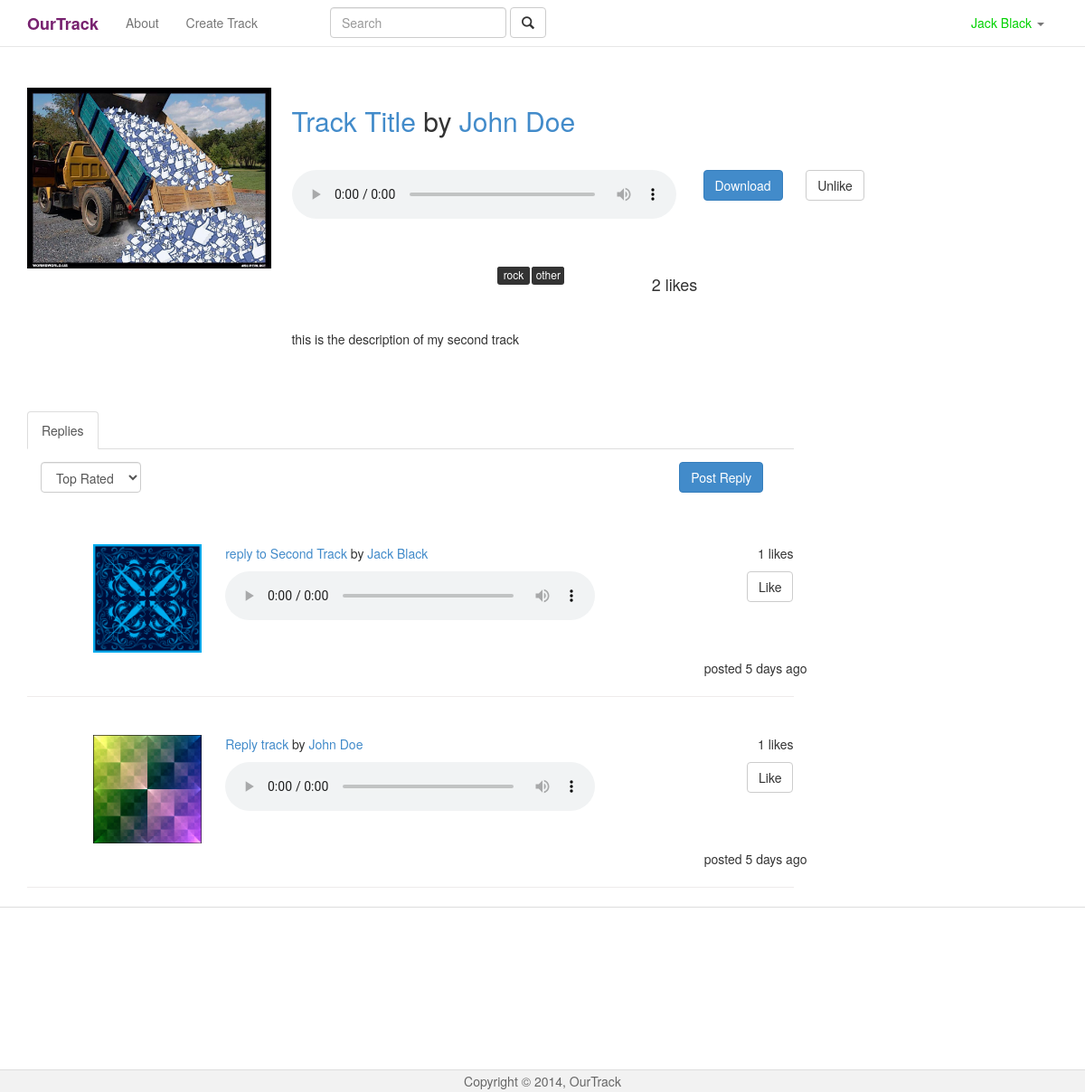
/track.php?id=2 (signed in), run on the app's committed database.
### tables this page shows
CREATE TABLE `users` (
  `id` int(11) NOT NULL AUTO_INCREMENT,
  `email` varchar(60) NOT NULL,
  `username` varchar(60) NOT NULL,
  `password` varchar(65) NOT NULL,
  `salt` varchar(32) NOT NULL,
  `bio` text NOT NULL,
  `picture` varchar(25) NOT NULL,
  PRIMARY KEY (`id`),
  UNIQUE KEY `email` (`email`)
);

CREATE TABLE `tracks` (
  `id` int(11) NOT NULL AUTO_INCREMENT,
  `owner_id` int(11) NOT NULL,
  `picture` varchar(30) NOT NULL,
  `source` varchar(30) NOT NULL,
  `title` varchar(100) NOT NULL,
  `description` text NOT NULL,
  `genre` varchar(30) NOT NULL,
  `withcollaborators` tinyint(1) NOT NULL,
  `likes` int(11) NOT NULL,
  `created_at` timestamp NOT NULL DEFAULT CURRENT_TIMESTAMP ON UPDATE CURRENT_TIMESTAMP,
  PRIMARY KEY (`id`)
);

CREATE TABLE `tags` (
  `id` bigint(20) NOT NULL AUTO_INCREMENT,
  `name` varchar(30) NOT NULL,
  PRIMARY KEY (`id`),
  UNIQUE KEY `name` (`name`)
);

CREATE TABLE `replies` (
  `id` int(11) NOT NULL AUTO_INCREMENT,
  `track_id` int(11) NOT NULL,
  `owner_id` int(11) NOT NULL,
  `picture` varchar(30) NOT NULL,
  `source` varchar(30) NOT NULL,
  `title` varchar(100) NOT NULL,
  `description` text NOT NULL,
  `likes` int(11) NOT NULL,
  `created_at` timestamp NOT NULL DEFAULT CURRENT_TIMESTAMP ON UPDATE CURRENT_TIMESTAMP,
  PRIMARY KEY (`id`)
);

### classes/Database.php (called while the page is built, shortened)
<?php
class Database {
	private static $instance = null;
	private $pdo;
	private $error = false;
	private $results;
	private $count = 0;
	private function __construct() {
		try {
			$this->pdo = new PDO('mysql:host=127.0.0.1;dbname=OurTrack', 'root', 'root');
		} catch (PDOException $e) {
			die($e->getMessage());
		}
	}
	public static function getInstance() {
		if (!isset(self::$instance)) {
			self::$instance = new Database();
		}
		return self::$instance;
	}
	public function fetchToClass($sql, $class) {
		$this->query = $this->pdo->query($sql);
		if ($this->query->execute()) {
			$this->results = $this->query->fetchAll(PDO::FETCH_CLASS, $class);
			$this->count = $this->query->rowCount();
		}
		return $this->results;
	}
	public function query($sql, $params = array()) {
		$this->error = false;
		if ($this->query = $this->pdo->prepare($sql)) {
			if (count($params)) {
				$count = 1;
				foreach ($params as $param) {
					$this->query->bindValue($count, $param);
					$count++;
				}
			}
			if ($this->query->execute()) {
				$this->results = $this->query->fetchAll(PDO::FETCH_OBJ);
				$this->count = $this->query->rowCount();
			} else {
				$this->error = true;
			}
		}
		return $this;
	}
	public function action($action, $table, $where = array()) {
		if (count($where) === 3) {
			$operators = array('=', '>', '<', '<=', '>=');
			$column = $where[0];
			$operator = $where[1];
			$value = $where[2];
			if (in_array($operator, $operators)) {
				$sql = "{$action} FROM {$table} WHERE {$column} {$operator} ?";
				if (!$this->query($sql, array($value))->error()) {
					return $this;
				}
			}
		}
	}
	public function get($table, $where) {
		return $this->action("SELECT *", $table, $where);
	}
	public function error() {
		return $this->error;
	}
	public function count() {
		return $this->count;
	}
	public function results() {
		return $this->results;
	}
	public function first() {
		return $this->results()[0];
	}
}
?>

### classes/User.php (called while the page is built, shortened)
<?php
class User {
	private $db;
	private $loggedIn;
	public function __construct($user = null) {
		$this->db = Database::getInstance();
		$this->sessionName = $GLOBALS['config']['session']['session_name'];
		if (!$user) {
			if (Session::exists($this->sessionName)) {
				$user = Session::get($this->sessionName);
				if ($this->find($user)) {
					$this->loggedIn = true;
				} else {
				}
			}
		} else {
			$this->find($user);
		}
	}
	public function find($user = null) {
		if ($user) {
			$field = (is_numeric($user)) ? 'id' : 'email';
			$data = $this->db->get('users', array($field, '=', $user));
			if ($data->count()) {
				$this->id = $data->first()->id;
				$this->username = $data->first()->username;
				return true;
			}
		}
		return false;
	}
	public function isLoggedIn() {
		return $this->loggedIn;
	}
}
?>

### classes/Session.php (called while the page is built, shortened)
<?php
class Session {
	public static function exists($key) {
		return (isset($_SESSION[$key])) ? true : false;
	}
	public static function get($key) {
		return $_SESSION[$key];
	}
}
?>

### classes/Input.php (called while the page is built, shortened)
<?php
class Input {
	public static function get($name) {
		if (isset($_POST[$name])) {
			return $_POST[$name];
		} else if (isset($_GET[$name])) {
			return $_GET[$name];
		} else {
			return '';
		}
	}
}
?>

### functions/sanitize.php (called while the page is built)
<?php
function escape($string) {
	return htmlentities($string, ENT_QUOTES, 'UTF-8');
}
?>

### classes/Track.php (called while the page is built, shortened)
<?php
class Track {
	public $id;
	public $owner_id;
	public $withcollaborators;
	public function displayFull() {
		$owner = new User($this->owner_id);
		$tags = Database::getInstance()->fetchToClass("SELECT * FROM tags WHERE `id` IN (SELECT `tag_id` FROM tagmaps WHERE `type` = 'track' AND `track_id`=".$this->id.")", "Tag");
		include 'includes/trackFull.php';
	}
	public function userLikesTrack() {
		if (!isset($user)) {
			$user = new User();
		}
		if ($user->isLoggedIn()) {
			$likeQuery = Database::getInstance()->query("SELECT * FROM likes WHERE `track_id`= ? AND `user_id`=?", array($this->id, $user->id));
			if ($likeQuery->count() > 0) {
				$likesTrack = true;
			} else {
				$likesTrack = false;
			}
		} else {
			$likesTrack = false;
		}
		return $likesTrack;
	}
	public function userCanSeeTrack() {
		if ($this->withcollaborators) {
			if (!isset($user)) {
				$user = new User();
			}
			if ($user->isLoggedIn()) {
				$user1results = Database::getInstance()->query("SELECT `user1_id` FROM collaborators WHERE `user2_id`=".$this->owner_id)->results();
			    $allIds = array();
			    foreach($user1results as $user1result) {
			      array_push($allIds, $user1result->user1_id);
			    }
			    if (in_array($user->id, $allIds)) {
			    	return true;
			    } else {
			    	return false;
			    }
			} else {
				return false;
			}
		} else {
			return true;
		}
	}
}
?>

### classes/Sort.php (called while the page is built)
<?php
class Sort {
	public $replies;
	public function __construct($r) {
		$this->replies = $r;
	}
	public function cmp($a,$b)
	{
		if ($a->likes == $b->likes) {
        return 0;
    	}
    	return ($a->likes > $b->likes) ? -1 : 1;
	}
	public function sortByLikes()
	{
		usort($this->replies, array($this, 'cmp'));
		return $this->replies;
	}
}
?>

### classes/Reply.php (called while the page is built, shortened)
<?php
class Reply {
	public $owner_id;
	public function displayMini($ownerIsViewing) {
		$owner = new User($this->owner_id);
		$tags = Database::getInstance()->fetchToClass("SELECT * FROM tags WHERE `id` IN (SELECT `tag_id` FROM tagmaps WHERE `type` = 'reply' AND `track_id`=".$this->id.")", "Tag");
		include 'includes/replyMini.php';
	}
	public function userLikesReply() {
		if (!isset($user)) {
			$user = new User();
		}
		if ($user->isLoggedIn()) {
			$likeQuery = Database::getInstance()->query("SELECT * FROM rlikes WHERE `reply_id`= ? AND `user_id`=?", array($this->id, $user->id));
			if ($likeQuery->count() > 0) {
				$likesReply = true;
			} else {
				$likesReply = false;
			}
		} else {
			$likesReply = false;
		}
		return $likesReply;
	}
}
?>

### includes/replyMini.php (the view, shortened to what this page needs)
<div class="col-xs-12 trackReply">
	<div class="row">
		<div class="col-xs-2 col-xs-offset-1 trackThumb">
			<img src=<?php echo '"trackImages/'.$this->picture.'"'; ?> width="120" height="120"  alt="Track Thumb"/>
		</div>
		<div class="col-xs-9">
			<div class="row">
				<div class="col-xs-6">
					<p><a href=<?php echo '"track.php?id='.$this->id.'"';?> class="trackTitle"><?php echo $this->title ?></a>
					by <a href=<?php echo '"profile.php?id='.$owner->id.'"';?> class="trackOwner"><?php echo $owner->username ?></a></p>
				</div>
				<div class="col-xs-2 col-xs-offset-4">
					<p style="float:right"><span class="numLikes"><?php echo $this->likes ?></span> likes</p>
				</div>
			</div>
			<div class="row audioSection">
				<div class="col-xs-8">
					<audio class="audioPlayer" controls="controls">
					<source src=<?php echo '"trackAudio/'.$this->source.'"';?> type="audio/mpeg" />
					</audio>
				</div>
				<div class="col-xs-4">
					<?php if ($this->userLikesReply()) { ?>
						<button type="button" class="btn btn-default right unlikeReply" value=<?php echo '"'.$this->id.'"'?>>Unlike</button>
					<?php } else { ?>
						<button type="button" class="btn btn-default right likeReply" value=<?php echo '"'.$this->id.'"'?>>Like</button>
					<?php } ?>
				</div>
			</div>
			<div class="row tagSection">
				<div class="trackCatDate">
					<span>posted<span class="daysSincePost"> 5</span> days ago</span>
				</div>
			</div>
		</div>
	</div>
</div>

### track.php (shortened to what this page needs)
<?php
if (Input::exists('get')) {
	$id = Input::get('id');
	$track = Database::getInstance()->fetchToClass("SELECT * FROM tracks WHERE `id`='".escape($id)."'", "Track");
	$user = new User();
	if (!$track[0]->userCanSeeTrack()) {
		Redirect::to('errors/private.php');
	}
	if ($user->isLoggedIn()) {
		if ($user->id == $track[0]->owner_id) {
			$ownerIsViewing = true;
		} else {
			$ownerIsViewing = false;
		}
	} else {
		$ownerIsViewing = false;
	}
}
?>
<!DOCTYPE html>
<html>
<head>
	<link href="bootstrap/css/bootstrap.min.css" rel="stylesheet" media="screen">
  <link href="css/mainLayout.css" rel="stylesheet">
  <link href="css/trackLayout.css" rel="stylesheet">
</head>
<body>
	<?php include 'includes/header.php' ?>
  <?php
  		$replies = Database::getInstance()->fetchToClass("SELECT * FROM replies WHERE `track_id`='".escape($id)."'", "Reply");
  		$sort = new Sort($replies);
  		$replies = $sort->sortByLikes();
  ?>
	<div class="container">
			<?php echo $track[0]->displayFull(); ?>
		<div class="row" style="margin-top: 60px;">
			<div class="col-xs-9">
				<ul class="nav nav-tabs">
				  <li class="active"><a href="#replies" data-toggle="tab">Replies</a></li>
				</ul>
				<div class="tab-content">
					<div class="tab-pane fade in active" id="replies">
					<div class="row">
						<div class="col-xs-12 dropDownSort">
							<div class="form-group col-xs-2">
								<select id="sortDropDown" class="form-control">
									<option value="top">Top Rated</option>
								</select>
							</div>
							<div class="col-xs-2 col-xs-offset-8">
								<?php if ($user->isLoggedIn()) { ?>
									<a href=<?php echo '"reply.php?id='.$id.'"'?><button type="button" class="btn btn-primary">Post Reply</button></a>
								<?php } else { ?>
									<button type="button" class="btn btn-primary" data-toggle="modal" data-target="#loginModal">Post Reply</button>
								<?php } ?>
							</div>
						</div>
					</div>
					<div id="replySection">
						<?php
						foreach($replies as $r)
						{
							echo $r->displayMini($ownerIsViewing);
						}
						 ?>
					</div>
					</div>
				</div>
			</div>
		</div>
	</div>
	<?php include 'includes/footer.php' ?>
</body>
</html>

### includes/header.php (shortened to what this page needs)
<nav class="navbar navbar-default navbar-fixed-top" role="navigation">
  <div class="container">
    <div class="navbar-header">
      <a class="navbar-brand" href="home.php"><strong>OurTrack</strong></a>
    </div>
    <div class="collapse navbar-collapse" id="bs-navbar-collapse-1">
      <ul class="nav navbar-nav">
        <li><a href="about.php">About</a></li>
        <li><a href="create.php"> Create Track</a></li>
      </ul>
      <ul class="nav navbar-nav">
        <li><div id="spacer"></div></li>
      </ul>
      <form class="navbar-form navbar-left" role="search">
          <div class="form-group">
            <input type="text" class="form-control" placeholder="Search">
          </div>
          <button type="submit" class="btn btn-default">
            <span class="glyphicon glyphicon-search"></span>
          </button>
        </form>
      <ul class="nav navbar-nav navbar-right">
        <?php
          $headerUser = new User();
          if ($headerUser->isLoggedIn()) { ?>
            <li class="dropdown">
              <a href="#" class="dropdown-toggle" style="color:rgb(0, 210, 0);" data-toggle="dropdown">
                 <?php echo $headerUser->username; ?>
                <b class="caret"></b>
              </a>
            </li>
          <?php } else { ?>
            <li><a href="signup.php"> Sign Up </a></li>
            <li><a href="login.php"> Log In </a></li>
          <?php }
        ?>
      </ul>
    </div>
  </div>
</nav>

### includes/trackFull.php (shortened to what this page needs)
<div class="row">
	<div class="col-xs-12">
		<div id="trackHead">
			<div class="row">
				<div class="col-xs-3 tCenter">
					<img src=<?php echo '"trackImages/'.$this->picture.'"'; ?> height="200" alt="mainTrackImg"/>
				</div>
				<div class="col-xs-7">
					<div class="row topTrackInfo">
						<div class="col-xs-12">
							<h2><a href=<?php echo '"track.php?id='.$this->id.'"';?> class="trackTitle">Track Title</a>
								by <a href=<?php echo '"profile.php?id='.$owner->id.'"';?> class="trackOwner"><?php echo $owner->username ?></a>
							</h2>
						</div>
					</div>
					<div class="row">
						<div class="col-xs-8">
							<audio class="topAudioPlayer" controls="controls">
									<source src=<?php echo '"trackAudio/'.$this->source.'"';?> type="audio/mpeg" />
							</audio>
						</div>
						<div class="col-xs-2">
							<a href=<?php echo '"trackAudio/'.$this->source.'"';?>target="_blank"><button type="button" class="btn btn-primary ">Download</button></a>
						</div>
						<div class="col-xs-2">
								<?php if($this->userLikesTrack()) { ?>
									<button type="button" class="btn btn-default unlikeTrack" value="1">Unlike</button>
								<?php } else { ?>
									<button type="button" class="btn btn-default likeTrack" value="1">Like</button>
								<?php } ?>
						</div>
					</div>
					<div class="row">
						<div class="col-xs-12">
							<div class="row">
								<div class="col-xs-4">
								</div>
								<div class="col-xs-3">
									<?php
									foreach($tags as $tag)
									{
							          echo "<div class='tag'>".$tag."</div>";
							        }
							        ?>
								</div>
								<div class="col-xs-3">
									<h4><span id="trackLikes"><?php echo $this->likes ?></span> likes</h4>
								</div>
							</div>
						</div>
					</div>
					<div class="row">
						<div class="col-xs-12 center-block" style="margin-top: 30px;">
							<p><?php echo $this->description; ?></p>
						</div>
					</div>
				</div>
			</div>
		</div>
	</div>
</div>

### classes/Tag.php (shortened to what this page needs)
<?php
class Tag {
	public $name;
	public function __toString() {
		return '<div class="tag">'.$this->name.'</div>';
	}
}
?>

### css/mainLayout.css (style rules this page uses)
html { position: relative; min-height: 100%; }
body { margin-bottom: 205px; background: rgb(248, 248, 248); padding-top: 50px; }
.navbar-default { background: #fff; }
.navbar-default .navbar-brand { color: #77216F; }
#spacer { height: 10px; width: 50px; }

### css/trackLayout.css (style rules this page uses)
#trackHead { height: 10.714em; margin-top:3.357em; margin-bottom:5.357em; }
.tCenter { text-align:Center; }
body { background: #fff; }
.trackReply { margin-top:1.5em; padding:1.5em 0; border-bottom:1px solid #EEEBEB; }
.trackReply:last-child { margin-bottom:1.5em; }
.trackThumb { text-align:center; }
.audioPlayer { width:100%; }
.topAudioPlayer { margin-bottom:3.5em; width:100%; }
.topTrackInfo { margin-bottom:2em; }
.audioSection { margin-bottom:2.8em; }
.tag { float:left; background: #333; border-radius: .25em; font-size: 12px; color: #fff; width:3em; text-align:center; margin-right:.2em; margin-bottom:.2em; }
.trackCatDate { float:right; }
.right { float:right; }
.dropDownSort { margin-top:1em; }

### data on the page
users: username "Jack Black"
tracks: picture (picture), likes "2", description "this is the description of my second track"
users: username "John Doe"
tags: name "rock"
tags: name "other"
replies: picture (picture), title "reply to Second Track", owner.username "Jack Black", likes "1", $this->id 2 (drawn)
replies: picture (picture), title "Reply track", owner.username "John Doe", likes "1", $this->id 3 (drawn)
